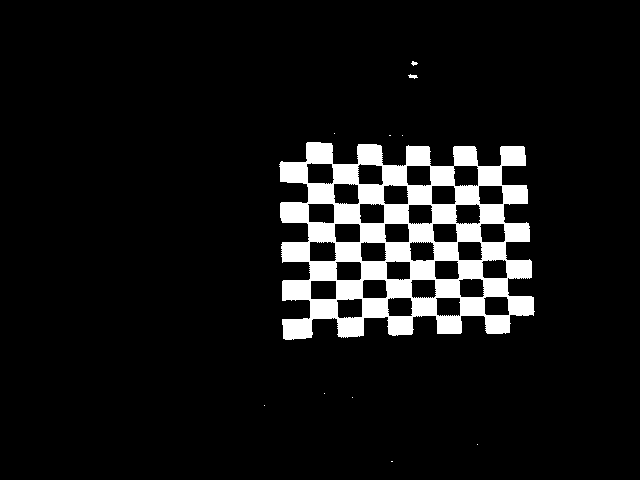
//> input picture EmguCVTest1/EmguCVTest1/1.png, 640 x 480 px
$ ./Source ../../EmguCVTest1/EmguCVTest1/1.png   (built with g++ and OpenCV 4)
//> lines starting //> are read from the running program, lines starting //| are printed output that depends on the picture; after the words box and inside, x2 and y2 are one past the last pixel; in counts of white or black regions, pixels touching at a corner belong together
// Video Image PSNR and SSIM
#include <iostream> // for standard I/O
#include <string>   // for strings
#include <iomanip>  // for controlling float print precision
#include <sstream>  // string to number conversion

#include <opencv2/imgproc/imgproc.hpp>  // Gaussian Blur
#include <opencv2/core/core.hpp>        // Basic OpenCV structures (cv::Mat, Scalar)
#include <opencv2/highgui/highgui.hpp>  // OpenCV window I/O
#include <opencv2/calib3d/calib3d.hpp>

using namespace std;
using namespace cv;

int main( int argc, char** argv )
{
    if( argc != 2)
    {
     cout <<" Usage: display_image ImageToLoadAndDisplay" << endl;
     return -1;
    }
	Size patternsize(11, 11); //number of centers
    Mat image;
	vector<Point2f> centers;
    image = imread(argv[1], IMREAD_COLOR); // Read the file
//> image is the input picture: 480 rows x 640 cols, CV_8UC3; 8.3% white; 11 white regions (8 under 20 px), largest, box (x1, y1, x2, y2) and area: (279, 142, 535, 340) 25318, (408, 74, 418, 79) 28, (411, 61, 418, 66) 20

    if(! image.data ) // Check for invalid input
    {
        cout << "Could not open or find the image" << std::endl ;
        return -1;
    }
	int i = 11, flag = 0;
	while (!flag && i > 1)
	{
		Size patternsize( i, i);
		flag = findChessboardCorners(image,patternsize,centers);
		cout<<flag<<endl;
		i = i - 1;
	}
//> this loop made 5 passes
//> flag on passes 1 to 5: 0, 0, 0, 0, 1
//| 0
//| 0
//| 0
//| 0
//| 1
//> after the loop, centers = 49 Points (x, y), first 12: [332.8, 183.1], [358, 184], [382.2, 184.2], [407.4, 184.7], [431, 185], [453.6, 185.7], [478.3, 185.5], [333.2, 203.8], [358.6, 202.9], [383.9, 203.8], [408, 204], [431, 204.4]; i = 6
	if (flag)
	{
		Size foundPatternsize( i + 1, i + 1);
//> foundPatternsize = Size(7, 7)
	    bool patternfound = findChessboardCorners(image,foundPatternsize,centers);
//> patternfound = true

		//cout<<patternfound<<endl;
		drawChessboardCorners(image, foundPatternsize, Mat(centers), patternfound);
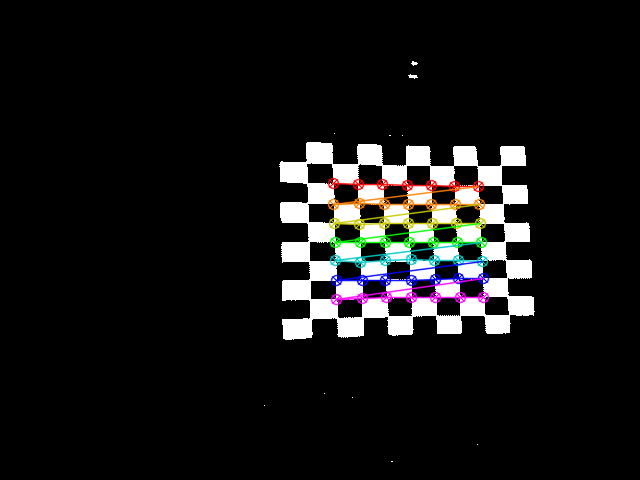
//> image: 480 rows x 640 cols, CV_8UC3; 2.98% of pixels changed, all inside (x1, y1, x2, y2) = (327, 177, 490, 306)
	}
    // [7 lines of commented-out code are left out]
    imshow( "Display window", image );                // Show our image inside it.

    waitKey(0); // Wait for a keystroke in the window
    return 0;
}
